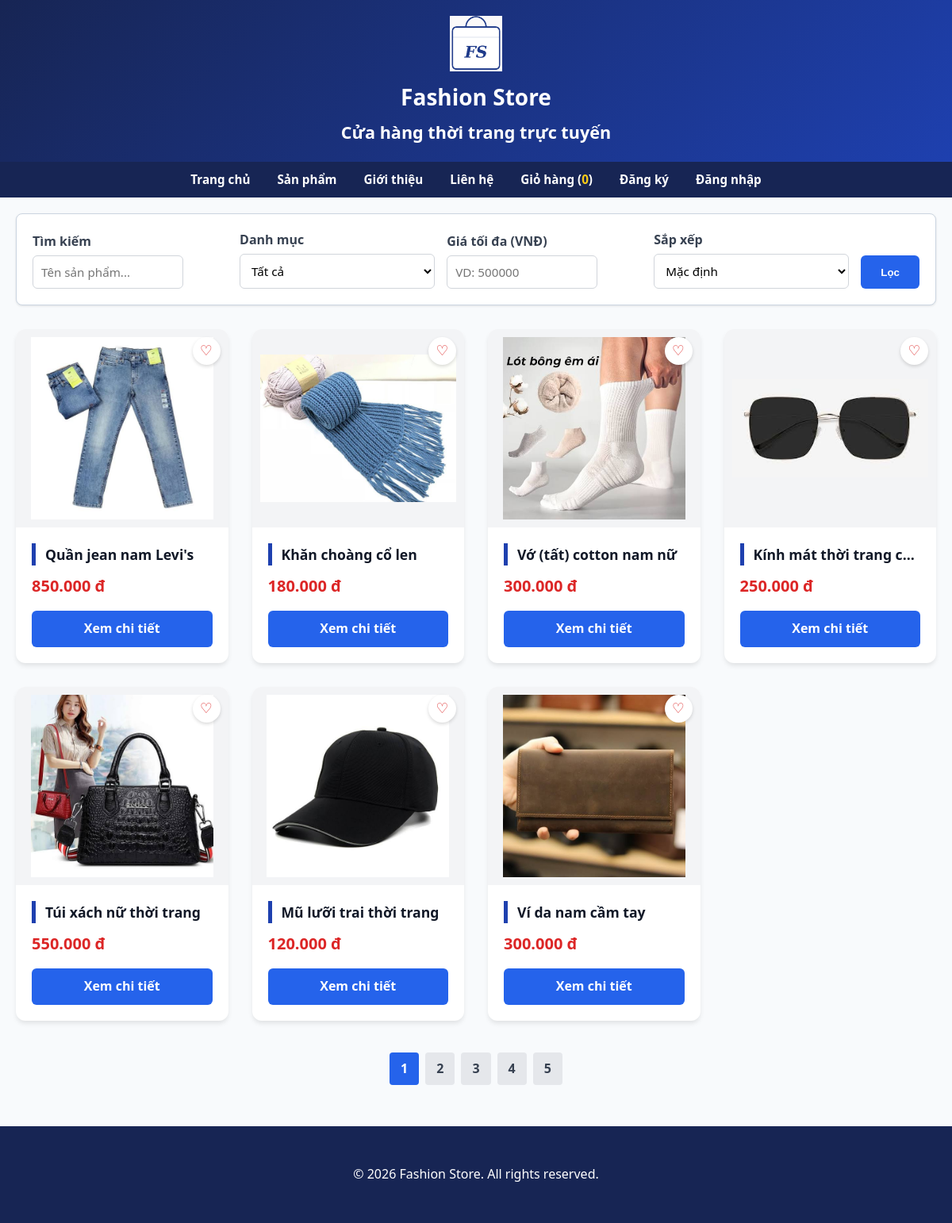
Screenshot of /danh-sach.php with the database file from the repository.
### tables this page shows
CREATE TABLE san_pham (
    id INT UNSIGNED AUTO_INCREMENT PRIMARY KEY,
    danh_muc_id INT UNSIGNED NOT NULL,
    ten VARCHAR(200) NOT NULL,
    gia INT UNSIGNED NOT NULL,
    ton_kho INT UNSIGNED NOT NULL DEFAULT 0,
    anh VARCHAR(255),
    mau_sac VARCHAR(100) DEFAULT 'Đen, Trắng',
    kich_thuoc VARCHAR(100) DEFAULT 'M, L, XL',
    video VARCHAR(255) DEFAULT '',
    mo_ta TEXT,
    ngay_tao DATETIME NOT NULL DEFAULT CURRENT_TIMESTAMP,

    CONSTRAINT chk_san_pham_gia CHECK (gia >= 1000),
    CONSTRAINT fk_san_pham_danh_muc
        FOREIGN KEY (danh_muc_id)
        REFERENCES danh_muc(id)
        ON DELETE RESTRICT
        ON UPDATE CASCADE,

    INDEX idx_san_pham_danh_muc (danh_muc_id)
);

### inc/ham.php (called while the page is built, shortened)
<?php
function e(mixed $value): string
{
    return htmlspecialchars(
        (string) ($value ?? ''),
        ENT_QUOTES | ENT_SUBSTITUTE,
        'UTF-8'
    );
}

### src/Data/KhoSanPham.php (called while the page is built, shortened)
<?php
class KhoSanPham
{
    public function tatCa(): array
    {
        try {
            $pdo = \db();
            $sql = "SELECT p.*, d.ten AS ten_danh_muc
                    FROM san_pham p
                    LEFT JOIN danh_muc d ON p.danh_muc_id = d.id
                    ORDER BY p.id DESC";
            $stmt = $pdo->query($sql);
            $rows = $stmt->fetchAll();
            $danhSach = [];
            foreach ($rows as $row) {
                $d = [
                    'id'         => (int)$row['id'],
                    'ten'        => $row['ten'],
                    'gia'        => (int)$row['gia'],
                    'soLuong'    => (int)$row['ton_kho'],
                    'danhMuc'    => $row['ten_danh_muc'] ?? 'Thời trang',
                    'moTa'       => $row['mo_ta'] ?? '',
                    'hinhAnh'    => !empty($row['anh']) ? $row['anh'] : 'images/default.jpg',
                    'mauSac'     => $row['mau_sac'] ?? 'Đen, Trắng',
                    'kichThuoc'  => $row['kich_thuoc'] ?? 'M, L, XL',
                    'video'      => $row['video'] ?? ''
                ];
                $danhSach[] = SanPham::tuMang($d);
            }
            return $danhSach;
        } catch (\PDOException $e) {
            http_response_code(500);
            echo 'Lỗi truy vấn cơ sở dữ liệu: ' . htmlspecialchars($e->getMessage());
            exit;
        }
    }
}

### inc/config.php (called while the page is built, shortened)
<?php
spl_autoload_register(function ($class) {
    $prefix = 'App\\';
    $base_dir = __DIR__ . '/../src/';
    $len = strlen($prefix);
    $relative_class = substr($class, $len);
    $file = $base_dir . str_replace('\\', '/', $relative_class) . '.php';
});
require_once __DIR__ . '/ham.php';

### src/Services/GioHang.php (called while the page is built, shortened)
<?php
final class GioHang
{
    private KhoSanPham $khoSanPham;
    public function __construct(?KhoSanPham $khoSanPham = null)
    {
        $this->khoSanPham = $khoSanPham ?? new KhoSanPham();
    }
    public function tatCa(): array
    {
        $danhSachId = [];
        foreach ($this->khoSanPham->tatCa() as $sanPham) {
            $danhSachId[(string) $sanPham->id] = true;
        }
        $ketQua = [];
        return $ketQua;
    }
    public function tongSoLuong(): int
    {
        return array_sum($this->tatCa());
    }
}

### src/Models/SanPham.php (called while the page is built, shortened)
<?php
class SanPham
{
    public static function tuMang(array $d): self
    {
        return new self(
            $d['id'],
            $d['ten'],
            $d['gia'],
            $d['soLuong'],
            $d['danhMuc'],
            $d['moTa'],
            $d['hinhAnh'],
            $d['mauSac'],
            $d['kichThuoc'],
            $d['video'] ?? ''
        );
    }
}

### danh-sach.php (the view, shortened to what this page needs)
<?php
require_once __DIR__ . '/inc/config.php';
$pdo = \db();
$tuKhoa = trim($_GET['q'] ?? '');
$giaToiDa = filter_var($_GET['gia_toi_da'] ?? '', FILTER_VALIDATE_INT);
$trangHienTai = filter_var($_GET['trang'] ?? 1, FILTER_VALIDATE_INT);
$trangHienTai = ($trangHienTai > 0) ? $trangHienTai : 1;
$soLuongMoiTrang = 7;
$thamSo = [];
$sqlWhere = '';
$stmtCount = $pdo->prepare("SELECT COUNT(*) FROM san_pham" . $sqlWhere);
$stmtCount->execute($thamSo);
$tongSoDong = $stmtCount->fetchColumn();
$tongSoTrang = (int)ceil($tongSoDong / $soLuongMoiTrang);
$offset = ($trangHienTai - 1) * $soLuongMoiTrang;
$sqlOrderBy = " ORDER BY id DESC";
$sql = "SELECT id, danh_muc_id, ten, gia, ton_kho, anh FROM san_pham" . $sqlWhere . $sqlOrderBy . " LIMIT " . (int)$soLuongMoiTrang . " OFFSET " . (int)$offset;
$stmt = $pdo->prepare($sql);
$stmt->execute($thamSo);
$danhSach = $stmt->fetchAll();
require_once __DIR__ . '/inc/header.php';
?>
<main class="noi-dung-chinh" style="max-width: 1200px; margin: 0 auto; padding: 20px;">
    <form method="GET" action="danh-sach.php" class="khoi-noi-dung bo-loc-san-pham" style="background: #fff; padding: 20px; border-radius: 8px; box-shadow: 0 1px 3px rgba(0,0,0,0.1); margin-bottom: 30px; display: flex; gap: 15px; align-items: flex-end; flex-wrap: wrap;">
        <div style="display: flex; flex-direction: column; gap: 5px; flex: 1; min-width: 180px;">
            <label for="tim-kiem" style="font-weight: bold; color: #374151;">Tìm kiếm</label>
            <input type="text" id="tim-kiem" name="q" value="<?= e($tuKhoa) ?>" placeholder="Tên sản phẩm..." style="padding: 10px; border: 1px solid #d1d5db; border-radius: 6px; outline: none;">
        </div>
        <div style="display: flex; flex-direction: column; gap: 5px; flex: 1; min-width: 140px;">
            <label for="loc-danh-muc" style="font-weight: bold; color: #374151;">Danh mục</label>
            <select id="loc-danh-muc" name="dm" style="padding: 10px; border: 1px solid #d1d5db; border-radius: 6px; outline: none; background: white;">
                <option value="">Tất cả</option>
            </select>
        </div>
        <div style="display: flex; flex-direction: column; gap: 5px; flex: 1; min-width: 140px;">
            <label for="gia-toi-da" style="font-weight: bold; color: #374151;">Giá tối đa (VNĐ)</label>
            <input type="number" id="gia-toi-da" name="gia_toi_da" value="<?= ($giaToiDa !== false && $giaToiDa > 0) ? $giaToiDa : '' ?>" placeholder="VD: 500000" style="padding: 10px; border: 1px solid #d1d5db; border-radius: 6px; outline: none;">
        </div>
        <div style="display: flex; flex-direction: column; gap: 5px; flex: 1; min-width: 140px;">
            <label for="sap-xep" style="font-weight: bold; color: #374151;">Sắp xếp</label>
            <select id="sap-xep" name="sx" style="padding: 10px; border: 1px solid #d1d5db; border-radius: 6px; outline: none; background: white;">
                <option value="">Mặc định</option>
            </select>
        </div>
        <button type="submit" style="padding: 10px 25px; background-color: #2563eb; color: white; border: none; border-radius: 6px; font-weight: bold; cursor: pointer; height: 42px;">Lọc</button>
    </form>
    <section id="than-bang-san-pham">
        <?php if (empty($danhSach)): ?>
            <div style="text-align: center; padding: 50px; background: white; border-radius: 8px; box-shadow: 0 1px 3px rgba(0,0,0,0.1);">
                <p style="font-weight: bold; color: #dc2626; font-size: 1.2rem;">Không có sản phẩm nào phù hợp với tìm kiếm của bạn.</p>
                <a href="danh-sach.php" style="display: inline-block; margin-top: 15px; padding: 10px 20px; background: #2563eb; color: white; text-decoration: none; border-radius: 6px;">Xem tất cả sản phẩm</a>
            </div>
        <?php else: ?>
            <div style="display: grid; grid-template-columns: repeat(auto-fill, minmax(250px, 1fr)); gap: 30px;">
                <?php foreach ($danhSach as $sp): ?>
                    <div style="position: relative; background: white; border-radius: 12px; overflow: hidden; box-shadow: 0 4px 6px -1px rgba(0, 0, 0, 0.1); display: flex; flex-direction: column;">
                        <button type="button" data-yeu-thich="<?= e($sp['id']) ?>" style="position: absolute; top: 10px; right: 10px; z-index: 10; background: white; border: none; border-radius: 50%; width: 35px; height: 35px; cursor: pointer; box-shadow: 0 2px 4px rgba(0,0,0,0.15); color: #dc2626; font-size: 1.1rem; display: flex; align-items: center; justify-content: center;">
                        </button>
                        <div style="width: 100%; height: 250px; background-color: #f3f4f6; display: flex; align-items: center; justify-content: center; overflow: hidden;">
                            <img src="<?= e($sp['anh']) ?>" alt="<?= e($sp['ten']) ?>" loading="lazy" style="max-width: 100%; max-height: 100%; object-fit: contain; padding: 10px;">
                        </div>
                        <div style="padding: 20px; flex-grow: 1; display: flex; flex-direction: column; justify-content: space-between;">
                            <div>
                                <h2 style="font-size: 1.1rem; color: #111827; margin: 0 0 10px 0; font-weight: 600; white-space: nowrap; overflow: hidden; text-overflow: ellipsis;">
                                    <?= e($sp['ten']) ?>
                                </h2>
                                <p style="color: #dc2626; font-size: 1.25rem; font-weight: 700; margin: 0 0 15px 0;">
                                    <?= number_format($sp['gia'], 0, ',', '.') ?> đ
                                </p>
                            </div>
                            <a href="chi-tiet.php?id=<?= e($sp['id']) ?>" style="display: block; text-align: center; width: 100%; padding: 10px; background-color: #2563eb; color: white; text-decoration: none; border-radius: 6px; font-weight: 600;">
                                Xem chi tiết
                            </a>
                        </div>
                    </div>
                <?php endforeach; ?>
            </div>
            <?php if ($tongSoTrang > 1): ?>
                <div style="display: flex; justify-content: center; gap: 8px; margin-top: 40px;">
                    <?php for ($i = 1; $i <= $tongSoTrang; $i++): ?>
                        <?php
                            $params = $_GET;
                            $params['trang'] = $i;
                            $urlTrang = 'danh-sach.php?' . http_build_query($params);
                        ?>
                        <a href="<?= e($urlTrang) ?>" style="padding: 8px 14px; border-radius: 4px; text-decoration: none; font-weight: bold; background: <?= ($i === $trangHienTai) ? '#2563eb' : '#e5e7eb' ?>; color: <?= ($i === $trangHienTai) ? 'white' : '#374151' ?>;">
                            <?= $i ?>
                        </a>
                    <?php endfor; ?>
                </div>
            <?php endif; ?>
        <?php endif; ?>
    </section>
</main>
<?php
require_once __DIR__ . '/inc/footer.php';
?>

### css/style.css (style rules this page uses)
:root { --mau-chinh: #1e40af; --mau-chinh-dam: #172554; --mau-nhan: #d97706; --mau-chu: #0f172a; --mau-chu-phu: #334155; --mau-nen: #f8fafc; --mau-trang: #ffffff; --mau-vien: #cbd5e1; --bo-goc: 8px; --bo-goc-lon: 12px; --khoang-cach: 16px; --khoang-cach-lon: 32px; --phong-chu: system-ui, -apple-system, BlinkMacSystemFont, "Segoe UI", Roboto, sans-serif; }
*, *::before, *::after { box-sizing: border-box; }
body { margin: 0; font-family: var(--phong-chu); line-height: 1.6; color: var(--mau-chu); background-color: var(--mau-nen); }
img { max-width: 100%; height: auto; display: block; }
.bo-cuc-trang { display: grid; min-height: 100vh; grid-template-areas: "dau" "menu" "chinh" "chan"; grid-template-rows: auto auto minmax(0, 1fr) auto; grid-template-columns: minmax(0, 1fr); gap: 0; width: 100%; }
.noi-dung-chinh { grid-area: chinh; width: 100%; max-width: 1140px; min-width: 0; margin: 0 auto; padding: var(--khoang-cach); }
@media (min-width: 768px) { .noi-dung-chinh { padding: var(--khoang-cach-lon); } }
.khoi-noi-dung { background-color: var(--mau-trang); padding: var(--khoang-cach); border-radius: var(--bo-goc-lon); border: 1px solid var(--mau-vien); box-shadow: 0 4px 6px -1px rgba(0, 0, 0, 0.05); margin-bottom: var(--khoang-cach-lon); }
@media (min-width: 768px) { .khoi-noi-dung { padding: var(--khoang-cach-lon); } }
h2 { font-size: 1.35rem; color: var(--mau-chinh); border-left: 5px solid var(--mau-chinh); padding-left: 12px; margin-top: 0; margin-bottom: var(--khoang-cach); }
.bo-loc-san-pham { display: flex; flex-wrap: wrap; align-items: center; gap: 12px; padding: 18px; margin-bottom: 20px; background-color: #f1f5f9; border: 1px solid var(--mau-vien); border-radius: var(--bo-goc); }
.bo-loc-san-pham label { font-weight: 600; margin: 0; }
.bo-loc-san-pham input, .bo-loc-san-pham select { min-height: 40px; padding: 8px 10px; border: 1px solid var(--mau-vien); border-radius: var(--bo-goc); background-color: var(--mau-trang); font-family: inherit; font-size: 0.95rem; }
.bo-loc-san-pham input { width: 190px; }
.bo-loc-san-pham select { min-width: 120px; }
@media (min-width: 768px) { .bo-loc-san-pham { display: flex; } }

### rows the page displays
san_pham: anh (picture), ten "Quần jean nam Levi's", gia "850.000"
san_pham: anh (picture), ten "Khăn choàng cổ len", gia "180.000"
san_pham: anh (picture), ten "Vớ (tất) cotton nam nữ", gia "300.000"
san_pham: anh (picture), ten "Kính mát thời trang c…", gia "250.000"
san_pham: anh (picture), ten "Túi xách nữ thời trang", gia "550.000"
san_pham: anh (picture), ten "Mũ lưỡi trai thời trang", gia "120.000"
san_pham: anh (picture), ten "Ví da nam cầm tay", gia "300.000"

### other values shown
$tongSoLuong "0"
